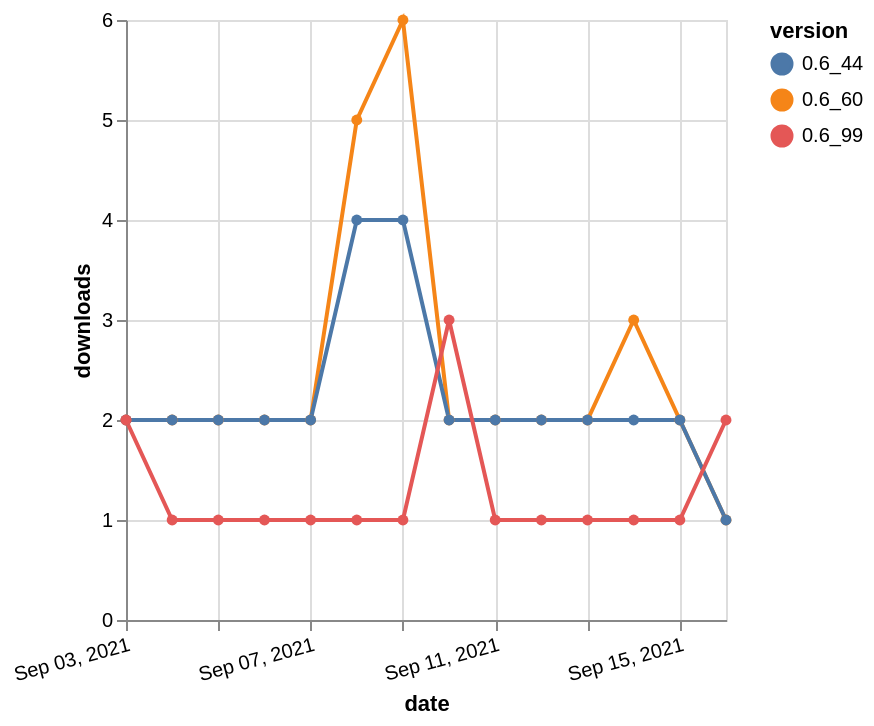

The Vega-Lite source for this figure:
### Vega-Lite specification from a JSON file in a GitHub repository (floating-point values rounded to 4 significant figures)
{"$schema": "https://vega.github.io/schema/vega-lite/v5.json", "description": "A simple bar chart with embedded data.", "data": {"values": [{"date": "2021-09-03", "total": 3099, "delta": 2, "version": "0.6_60"}, {"date": "2021-09-04", "total": 3101, "delta": 2, "version": "0.6_60"}, {"date": "2021-09-05", "total": 3103, "delta": 2, "version": "0.6_60"}, {"date": "2021-09-06", "total": 3105, "delta": 2, "version": "0.6_60"}, {"date": "2021-09-07", "total": 3107, "delta": 2, "version": "0.6_60"}, {"date": "2021-09-08", "total": 3112, "delta": 5, "version": "0.6_60"}, {"date": "2021-09-09", "total": 3118, "delta": 6, "version": "0.6_60"}, {"date": "2021-09-10", "total": 3120, "delta": 2, "version": "0.6_60"}, {"date": "2021-09-11", "total": 3122, "delta": 2, "version": "0.6_60"}, {"date": "2021-09-12", "total": 3124, "delta": 2, "version": "0.6_60"}, {"date": "2021-09-13", "total": 3126, "delta": 2, "version": "0.6_60"}, {"date": "2021-09-14", "total": 3129, "delta": 3, "version": "0.6_60"}, {"date": "2021-09-15", "total": 3131, "delta": 2, "version": "0.6_60"}, {"date": "2021-09-16", "total": 3132, "delta": 1, "version": "0.6_60"}, {"date": "2021-09-03", "total": 2446, "delta": 2, "version": "0.6_44"}, {"date": "2021-09-04", "total": 2448, "delta": 2, "version": "0.6_44"}, {"date": "2021-09-05", "total": 2450, "delta": 2, "version": "0.6_44"}, {"date": "2021-09-06", "total": 2452, "delta": 2, "version": "0.6_44"}, {"date": "2021-09-07", "total": 2454, "delta": 2, "version": "0.6_44"}, {"date": "2021-09-08", "total": 2458, "delta": 4, "version": "0.6_44"}, {"date": "2021-09-09", "total": 2462, "delta": 4, "version": "0.6_44"}, {"date": "2021-09-10", "total": 2464, "delta": 2, "version": "0.6_44"}, {"date": "2021-09-11", "total": 2466, "delta": 2, "version": "0.6_44"}, {"date": "2021-09-12", "total": 2468, "delta": 2, "version": "0.6_44"}, {"date": "2021-09-13", "total": 2470, "delta": 2, "version": "0.6_44"}, {"date": "2021-09-14", "total": 2472, "delta": 2, "version": "0.6_44"}, {"date": "2021-09-15", "total": 2474, "delta": 2, "version": "0.6_44"}, {"date": "2021-09-16", "total": 2475, "delta": 1, "version": "0.6_44"}, {"date": "2021-09-03", "total": 616, "delta": 2, "version": "0.6_99"}, {"date": "2021-09-04", "total": 617, "delta": 1, "version": "0.6_99"}, {"date": "2021-09-05", "total": 618, "delta": 1, "version": "0.6_99"}, {"date": "2021-09-06", "total": 619, "delta": 1, "version": "0.6_99"}, {"date": "2021-09-07", "total": 620, "delta": 1, "version": "0.6_99"}, {"date": "2021-09-08", "total": 621, "delta": 1, "version": "0.6_99"}, {"date": "2021-09-09", "total": 622, "delta": 1, "version": "0.6_99"}, {"date": "2021-09-10", "total": 625, "delta": 3, "version": "0.6_99"}, {"date": "2021-09-11", "total": 626, "delta": 1, "version": "0.6_99"}, {"date": "2021-09-12", "total": 627, "delta": 1, "version": "0.6_99"}, {"date": "2021-09-13", "total": 628, "delta": 1, "version": "0.6_99"}, {"date": "2021-09-14", "total": 629, "delta": 1, "version": "0.6_99"}, {"date": "2021-09-15", "total": 630, "delta": 1, "version": "0.6_99"}, {"date": "2021-09-16", "total": 632, "delta": 2, "version": "0.6_99"}]}, "width": "container", "mark": {"type": "line", "point": {"filled": true}}, "encoding": {"x": {"field": "date", "type": "temporal", "timeUnit": "yearmonthdate", "title": "date", "axis": {"labelAngle": -15}}, "y": {"field": "delta", "type": "quantitative", "title": "downloads"}, "color": {"field": "version", "type": "nominal"}, "tooltip": {"field": "delta"}}}
